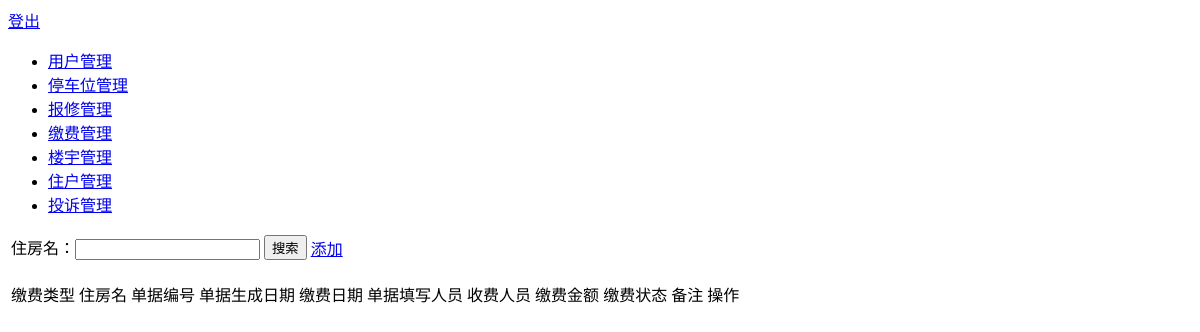
The page /index.php/charge_admin on the database as committed earlier.
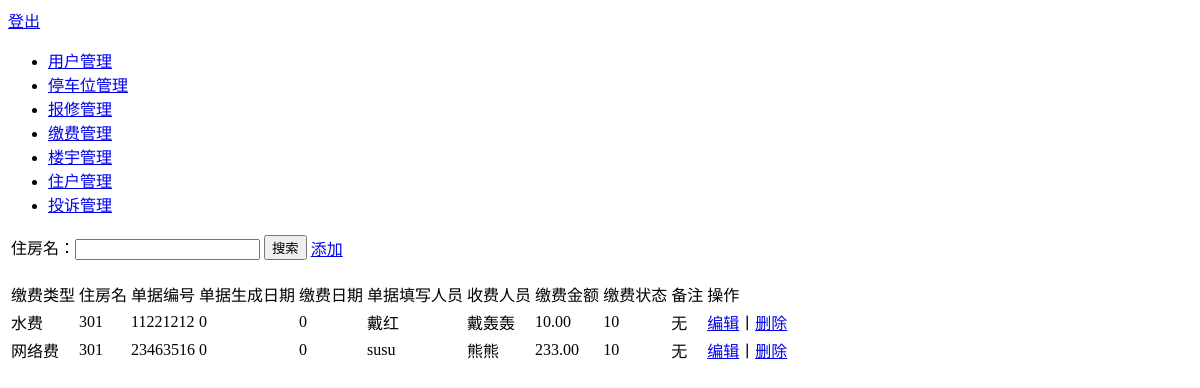
The same page on the database as committed later.
### tables this page shows
CREATE TABLE IF NOT EXISTS `charge` (
  `charge_id` int(10) NOT NULL AUTO_INCREMENT,
  `type_id` int(10) NOT NULL COMMENT '缴费类型ID',
  `house_id` int(10) NOT NULL,
  `invoiceNum` varchar(255) NOT NULL COMMENT '单据编号',
  `createTime` int(10) NOT NULL COMMENT '单据生成日期',
  `paymentTime` int(10) NOT NULL COMMENT '缴费日期',
  `handleName` varchar(255) NOT NULL COMMENT '单据填写人员姓名',
  `chargeName` varchar(255) NOT NULL COMMENT '收费人员姓名',
  `paymentMoney` decimal(10,2) NOT NULL COMMENT '缴费金额',
  `status` tinyint(4) NOT NULL DEFAULT '10' COMMENT '缴费状态 10未缴费 20已缴费',
  `remark` varchar(255) NOT NULL COMMENT '备注',
  PRIMARY KEY (`charge_id`)
);

### application/controllers/Charge_admin.php (called while the page is built, shortened)
<?php
class Charge_admin extends CI_Controller{
    public function __construct()
    {
        $this->load->helper('url_helper');
        $this->load->library('session');
    }
    public function index(){
        $this->load->model('charge_model');
        $this->load->model('house_model');
        $condition=array();
        $charge_list=$this->charge_model->getChargeList($condition);
        foreach($charge_list as $key=>$value){
            $type_info=$this->charge_model->getTypeInfoById($value['type_id']);
            $charge_list[$key]['type_name']=$type_info['type_name'];
            $house_info=$this->house_model->getHouseInfo(array('house_id'=>$value['house_id']));
            $charge_list[$key]['house_name']=$house_info['house_name'];
        }
        $data=array();
        $data['charge_list']=$charge_list;
        $this->load->view('templates/header_admin',$data);
        $this->load->view('charge_index_admin',$data);
    }
}

### index.php (called while the page is built, shortened)
<?php
require_once BASEPATH.'core/CodeIgniter.php';

### application/models/Charge_model.php (called while the page is built, shortened)
<?php
class Charge_model extends CI_Model{
    public function getChargeList($condition=array())
    {
        $query=$this->db->get_where('charge',$condition);
        return $query->result_array();
    }
    public function getTypeInfoById($type_id)
    {
        $query = $this->db->get_where('charge_type',array('type_id'=>$type_id));
        return $query->row_array();
    }
}
?>

### application/models/House_model.php (called while the page is built, shortened)
<?php
class House_model extends CI_Model{
    public function getHouseInfo($condition){
        $query = $this->db->get_where('house',$condition);
        return $query->row_array();
    }
}
?>

### application/views/charge_index_admin.php (the view, shortened to what this page needs)
<div>
    <form method="get" action="/index.php/Charge_admin/index">
        <table>
            <tr>
                <td>住房名：<input type="text" name="house_name"></td>
                <td><input type="submit" value="搜索"></td>
                <td><a href="/index.php/Charge_admin/add">添加</a></td>
            </tr>
        </table>
    </form>
    <table>
        <tr>
            <td>缴费类型</td>
            <td>住房名</td>
            <td>单据编号</td>
            <td>单据生成日期</td>
            <td>缴费日期</td>
            <td>单据填写人员</td>
            <td>收费人员</td>
            <td>缴费金额</td>
            <td>缴费状态</td>
            <td>备注</td>
            <td>操作</td>
        </tr>
        <?php foreach($charge_list as $value){ ?>
            <tr>
                <td><?php echo $value['type_name']; ?></td>
                <td><?php echo $value['house_name']; ?></td>
                <td><?php echo $value['invoiceNum']; ?></td>
                <td><?php echo $value['createTime']; ?></td>
                <td><?php echo $value['paymentTime']; ?></td>
                <td><?php echo $value['handleName']; ?></td>
                <td><?php echo $value['chargeName']; ?></td>
                <td><?php echo $value['paymentMoney']; ?></td>
                <td><?php echo $value['status']; ?></td>
                <td><?php echo $value['remark']; ?></td>
                <td><a href="/index.php/Charge_admin/showEdit?charge_id=<?php echo $value['charge_id']; ?>">编辑</a>丨<a href="/index.php/Charge_admin/delete?charge_id=<?php echo $value['charge_id']; ?>">删除</a></td>
            </tr>
        <?php } ?>
    </table>
</div>

### application/views/templates/header_admin.php (shortened to what this page needs)
<html>
<head>
</head>
<body>
<a href="/index.php/Welcome/logout">登出</a>
<ul>
    <li><a href="/index.php/member_admin/index">用户管理</a></li>
    <li><a href="/index.php/carport_admin/index">停车位管理</a></li>
    <li><a href="/index.php/repair_admin/index">报修管理</a></li>
    <li><a href="/index.php/charge_admin/index">缴费管理</a></li>
    <li><a href="/index.php/building_admin/index">楼宇管理</a></li>
    <li><a href="/index.php/house_admin/index">住户管理</a></li>
    <li><a href="/index.php/complain_admin/index">投诉管理</a></li>
</ul>

Rows that differ between the two databases and show on the page:
added charge: type_name "水费", house_name "301", invoiceNum "11221212", createTime "0", paymentTime "0", handleName "戴红", chargeName "戴轰轰", paymentMoney "10.00", status "10", remark "无"
added charge: type_name "网络费", house_name "301", invoiceNum "23463516", createTime "0", paymentTime "0", handleName "susu", chargeName "熊熊", paymentMoney "233.00", status "10", remark "无"
